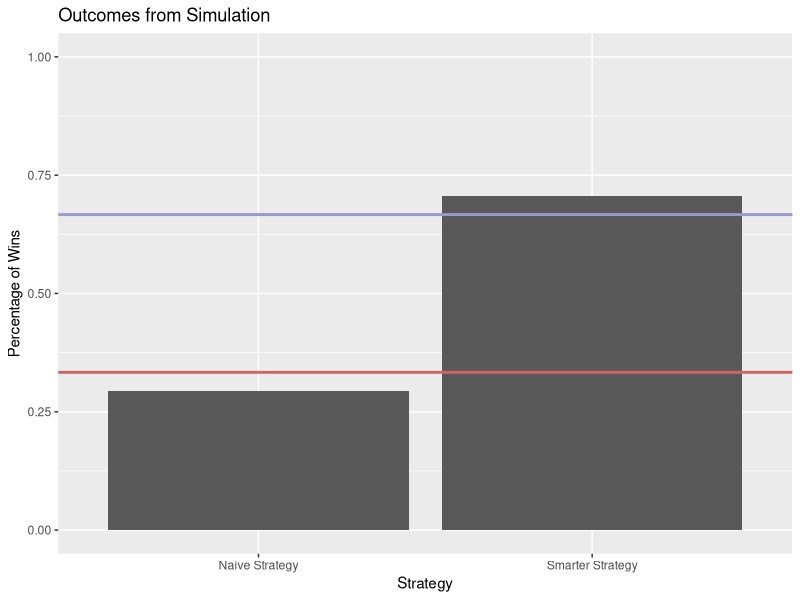

This chart was generated by the following R code:
## ---- chunk 1
#simulate one round of the game, returning the results from each strategy
guess <- function(){
  answer <- sample(c("A", "B", "C"), 1)
  first <- sample(c("A", "B", "C"), 1)
  opened <- sample(setdiff(c("A", "B", "C"), c(first, answer)), 1)
  stupid <- first == answer
  smart <- setdiff(c("A", "B", "C"), c(first, opened)) == answer
  return (c(stupid, smart))
}

#simulate the number of games specified by the user
simulate <- function(num){
  totals <- c(0, 0)
  for (i in 1:num){
    totals <- totals + guess()
  }
  results <- data.frame(Strategy = c("Naive Strategy", "Smarter Strategy"), Perc = totals/num)
  names(results) <- c("Strategy", "Percentage of Wins")
  return (results)
} 
## ---- chunk 2

simulate(100)

simulate(1000)
## ---- chunk 3
library(ggplot2)
data <- simulate(150)
names(data)[2] <- "Perc"
ggplot(data, aes(x=Strategy, y = Perc)) + geom_bar(stat = "identity") + ylab("Percentage of Wins") + coord_cartesian(ylim = c(0, 1)) + ggtitle("Outcomes from Simulation") + geom_abline(intercept=1/3, slope = 0, color = "#CC6666", size = 1) + geom_abline(intercept=2/3, slope = 0, color = "#9999CC", size = 1)
